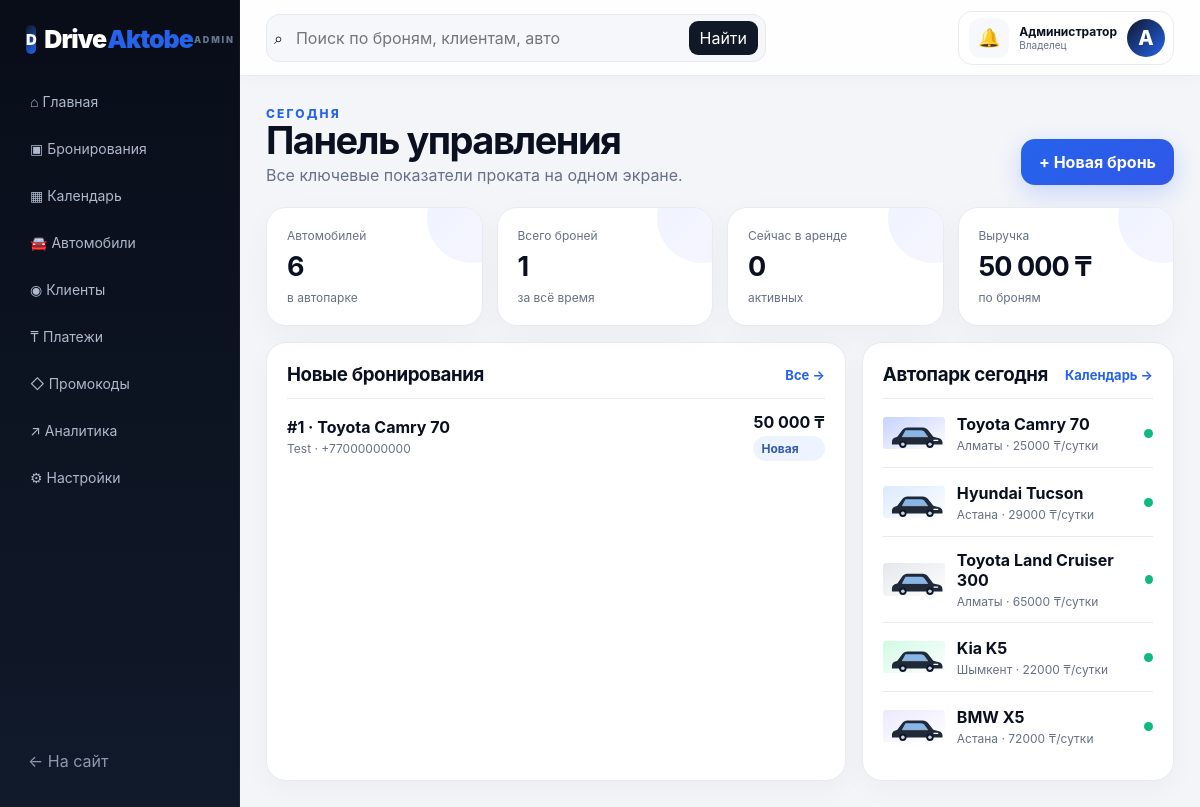
/admin, run on an earlier commit of the app's database.
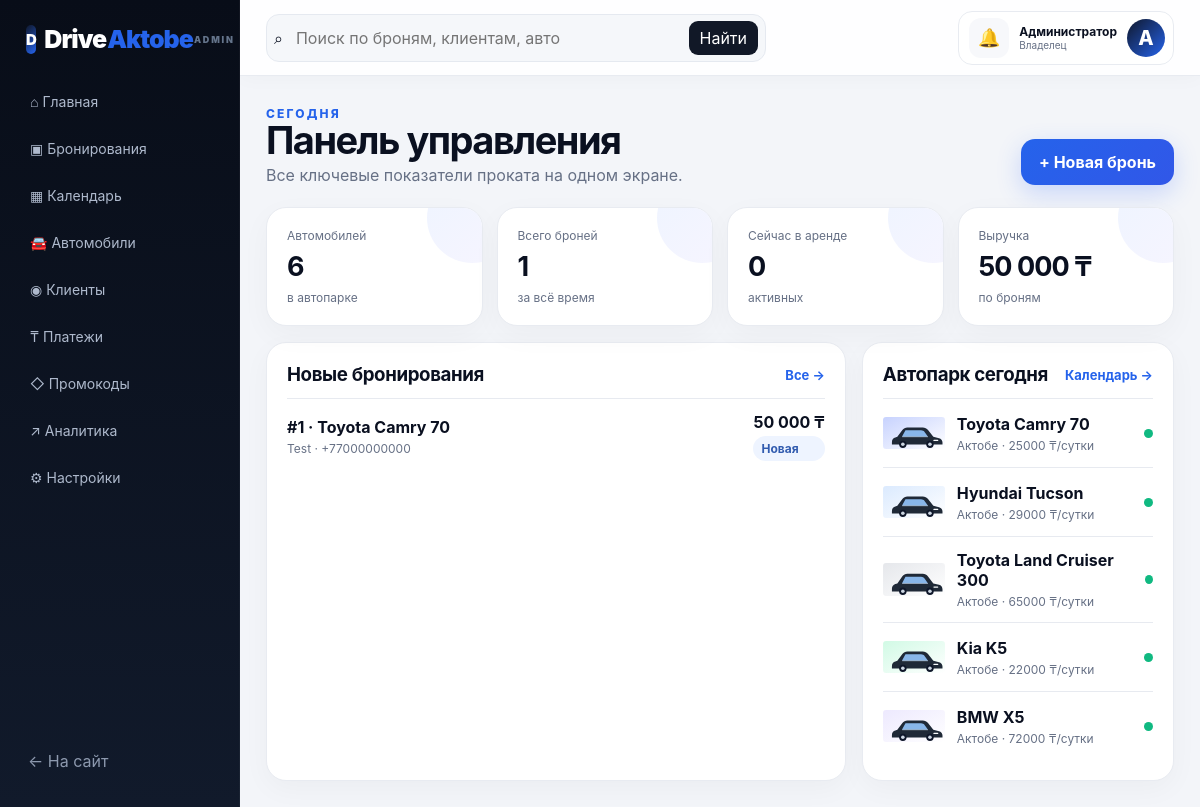
And on a later commit of the database.
### tables this page shows
CREATE TABLE cars(
      id INTEGER PRIMARY KEY AUTOINCREMENT, name TEXT, city TEXT, price INTEGER, class TEXT,
      body TEXT, gearbox TEXT, fuel TEXT, seats INTEGER, year INTEGER, deposit INTEGER,
      rating REAL DEFAULT 5, image TEXT, badge TEXT, features TEXT, status TEXT DEFAULT 'Доступен',
      hidden INTEGER DEFAULT 0, created_at TEXT
    );

### app.py (the view)
@app.get('/admin', response_class=HTMLResponse, name='admin_dashboard')
def admin_dashboard(request:Request):
    c=db(); bookings=c.execute('SELECT * FROM bookings ORDER BY id DESC LIMIT 8').fetchall(); t=c.execute("SELECT COUNT(*) c,COALESCE(SUM(CASE WHEN status!='Отменена' THEN total ELSE 0 END),0) s FROM bookings").fetchone(); active=c.execute("SELECT COUNT(*) c FROM bookings WHERE status IN ('Подтверждена','Машина выдана')").fetchone()['c']; today_count=c.execute('SELECT COUNT(*) c FROM bookings WHERE substr(created_at,1,10)=?',(date.today().isoformat(),)).fetchone()['c']; c.close(); cars=all_cars(True)
    return templates.TemplateResponse(request=request,name='admin_dashboard.html',context=ctx(request,bookings=bookings,stats={'bookings':t['c'],'revenue':t['s'],'active':active,'cars':len(cars),'today':today_count},cars=cars))

### templates/admin_dashboard.html
{% extends 'admin_base.html' %}{% block content %}<div class="admin-heading"><div><span class="eyebrow">СЕГОДНЯ</span><h1>Панель управления</h1><p>Все ключевые показатели проката на одном экране.</p></div><a class="btn btn-primary" href="{{ url_for('admin_new_booking') }}">+ Новая бронь</a></div><div class="stat-grid"><div class="stat"><span>Автомобилей</span><b>{{ stats.cars }}</b><small>в автопарке</small></div><div class="stat"><span>Всего броней</span><b>{{ stats.bookings }}</b><small>за всё время</small></div><div class="stat"><span>Сейчас в аренде</span><b>{{ stats.active }}</b><small>активных</small></div><div class="stat"><span>Выручка</span><b>{{ '{:,}'.format(stats.revenue).replace(',', ' ') }} ₸</b><small>по броням</small></div></div><div class="admin-grid"><section class="panel"><div class="panel-head"><h3>Новые бронирования</h3><a href="{{ url_for('admin_bookings') }}">Все →</a></div>{% for b in bookings %}<div class="admin-booking-row"><div><strong>#{{ b.id }} · {{ b.car_name }}</strong><span>{{ b.customer_name }} · {{ b.phone }}</span></div><div><strong>{{ '{:,}'.format(b.total).replace(',', ' ') }} ₸</strong><span class="status">{{ b.status }}</span></div></div>{% else %}<div class="empty">Новых броней пока нет.</div>{% endfor %}</section><section class="panel"><div class="panel-head"><h3>Автопарк сегодня</h3><a href="{{ url_for('admin_calendar') }}">Календарь →</a></div>{% for c in cars[:5] %}<div class="fleet-row"><img src="{{ url_for('static', path=c.image) }}"><div><strong>{{ c.name }}</strong><span>{{ c.city }} · {{ c.price }} ₸/сутки</span></div><span class="dot green"></span></div>{% endfor %}</section></div>{% endblock %}

What changed in the data, as far as the page shows it:
changed cars "Toyota Camry 70": city "Алматы" → "Актобе"
changed cars "Hyundai Tucson": city "Астана" → "Актобе"
changed cars "Toyota Land Cruiser 300": city "Алматы" → "Актобе"
changed cars "Kia K5": city "Шымкент" → "Актобе"
changed cars "BMW X5": city "Астана" → "Актобе"
